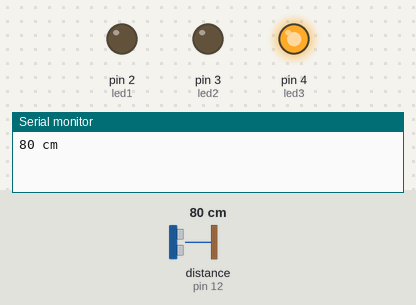
Simulated run of this sketch. Board: Arduino Uno, built with avr-gcc and run on an emulated ATmega328P. On the bench: output pins drawn as LEDs (lit = HIGH), the last lines printed to the serial monitor. Wiring (inferred from the names in the program): ultrasonic range finder: trigger pin 13; echo pin 12. The test bench sets the inputs (shaded band); at power-on: distance to the obstacle (sensor on pin 12) 80 cm. The echo pulse lasts 58.3 µs per cm; pins used as bus, display or sensor lines are not drawn.

Above: at 1.2 s.
1.3 s: distance to the obstacle (sensor on pin 12) set to 65 cm
2.8 s: distance to the obstacle (sensor on pin 12) set to 57 cm
At 4.0 s:
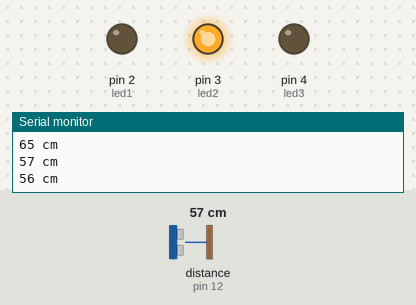
4.3 s: distance to the obstacle (sensor on pin 12) set to 35 cm
5.8 s: distance to the obstacle (sensor on pin 12) set to 28 cm
At 6.3 s:
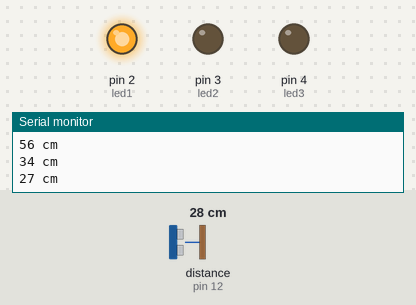
7.3 s: distance to the obstacle (sensor on pin 12) set to 60 cm
At 8.5 s:
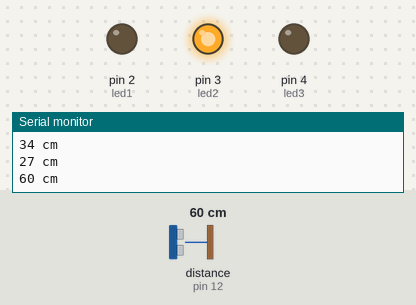
8.8 s: distance to the obstacle (sensor on pin 12) set to 2 cm
At 10.0 s:
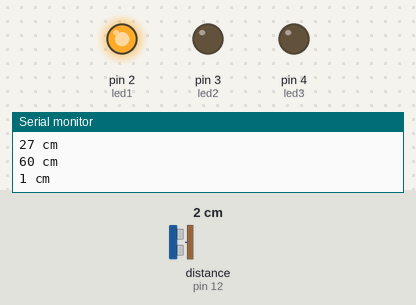
Timing chart, 0 to 11.3 s (numbered marks = the images above; inputs shaded):
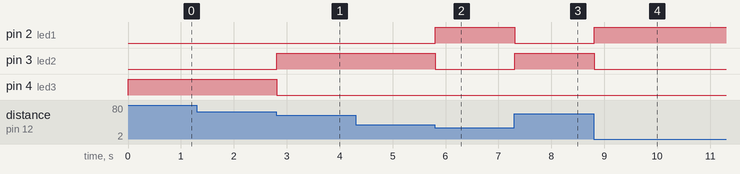

The sketch:

AR02_ultrasonic.ino.ino
```cpp
/*
 예제 6.7
 초음파 거리센서를 이용한 거리 측정
*/

// 트리거 핀과 에코 핀 번호를 설정한다.
// 트리거 핀과 에코 핀 번호를 설정한다.
const char trigPin = 13;
const char echoPin = 12;
int led1 = 2;
int led2 = 3;
int led3 = 4;

// 펄스 폭과 거리 변수 설정
int pulseWidth;
int distance;
int distanceOld;

void setup() {
  // 시리얼 통신 설정
  Serial.begin (9600);
  // 트리거 핀은 출력으로, 에코핀은 입력으로 설정
  pinMode(trigPin, OUTPUT);
  pinMode(echoPin, INPUT);
  pinMode(led1, OUTPUT);
  pinMode(led2, OUTPUT);
  pinMode(led3, OUTPUT);

  // 트리거 핀의 초기값을 LOW로 한다
  digitalWrite(trigPin,LOW);
}

void loop(){
  // 10us의 트리거 신호를 HC-SR04로 내보낸다.
  digitalWrite(trigPin,HIGH);
  delayMicroseconds(10);
  digitalWrite(trigPin,LOW);


  // Echo 펄스 폭을 측정하여 pulseWidth 변수에 저장한다.
  pulseWidth=pulseIn(echoPin, HIGH);
  // 거리를 계산한다.
  distance = pulseWidth / 58;

  // 감지거리인 2~200cm 범위의 거리값만 사용한다.
  if(distance <= 200 || distance >= 2){
    // 이전의 거리값과 비교하여 변화가 있을 경우에만
    // 시리얼 통신으로 전송한다.
    if(distance != distanceOld){
      Serial.print(distance);
      Serial.println(" cm");
    };
  };
  if(distance <=30){
    digitalWrite(led1, HIGH);
    digitalWrite(led2, LOW);
    digitalWrite(led3, LOW);
  }
  else if(distance<=60){
     digitalWrite(led1, LOW);
    digitalWrite(led2, HIGH);
    digitalWrite(led3, LOW);
  }
  else {
     digitalWrite(led1, LOW);
    digitalWrite(led2, LOW);
    digitalWrite(led3, HIGH);
  }


  distanceOld = distance;
  delay(10);
}
```

Measured:
- the behaviour switches between 61 and 60 cm on distance to the obstacle (sensor on pin 12) (found by bisection; images 0 and 1)
- the behaviour switches between 32 and 31 cm on distance to the obstacle (sensor on pin 12) (found by bisection; images 1 and 2)
- after the input at 2.8 s, pin 3 (led2): LOW → HIGH at once; pin 4 (led3): HIGH → LOW at once
- after the input at 5.8 s, pin 2 (led1): LOW → HIGH at once; pin 3 (led2): HIGH → LOW at once
- after the input at 7.3 s, pin 2 (led1): HIGH → LOW at once; pin 3 (led2): LOW → HIGH at once
- after the input at 8.8 s, pin 2 (led1): LOW → HIGH at once; pin 3 (led2): HIGH → LOW at once
